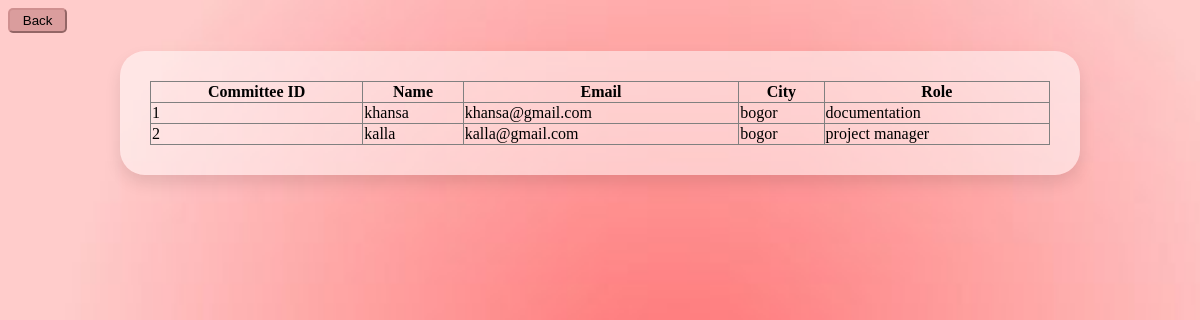
The page /committeelist.php on the database its author committed.
### tables this page shows
CREATE TABLE `comlist` (
  `Committee_ID` int(11) NOT NULL,
  `ID_Committee` int(11) DEFAULT NULL,
  `Name` varchar(100) NOT NULL,
  `Email` varchar(100) DEFAULT NULL,
  `City` varchar(100) DEFAULT NULL,
  `Role` varchar(100) DEFAULT NULL
);

### committeelist.php (the view, shortened to what this page needs)
<?php
include_once("database.php");
$query = "SELECT Comlist.Committee_ID, Comlist.Name, Comlist.Email, Comlist.City, Comlist.Role
          FROM login
          LEFT JOIN Comlist ON login.ID_Committee = Comlist.ID_Committee";
$result = mysqli_query($conn, $query);
?>
<html>
<head>
</head>
<body>
<button onclick="window.location.href='add_committee.php'" class="btn btn-primary btn-block">Back</button><br/><br/>
    <div class="table-container">
        <table border="1">
            <tr>
                <th>Committee ID</th>
                <th>Name</th>
                <th>Email</th>
                <th>City</th>
                <th>Role</th>
            </tr>
            <?php
            while ($row = mysqli_fetch_assoc($result)) {
                echo "<tr>";
                echo "<td>".$row['Committee_ID']."</td>";
                echo "<td>".$row['Name']."</td>";
                echo "<td>".$row['Email']."</td>";
                echo "<td>".$row['City']."</td>";
                echo "<td>".$row['Role']."</td>";
                echo "</tr>";
            }
            ?>
        </table>
    </div>
</body>
</html>

### committeelist.php (style rules this page uses)
body { background-image: url('Aura.jpg'); background-size: cover; background-repeat: repeat; }
.table-container { background-color: rgba(255, 255, 255, 0.514); border-radius: 25px; padding: 30px; margin-top: 50px; box-shadow: 0 8px 16px rgba(0, 0, 0, 0.1); max-width: 900px; margin: auto; }
table { width: 100%; border-collapse: collapse; }
.btn-primary { background-color: #cc8b8bb6; border-color: #cc8b8bb6; border-radius: 5px; width: 5%; padding: 3px; }

### rows shown on the page
comlist: Committee_ID "1", Name "khansa", Email "khansa@gmail.com", City "bogor", Role "documentation"
comlist: Committee_ID "2", Name "kalla", Email "kalla@gmail.com", City "bogor", Role "project manager"
